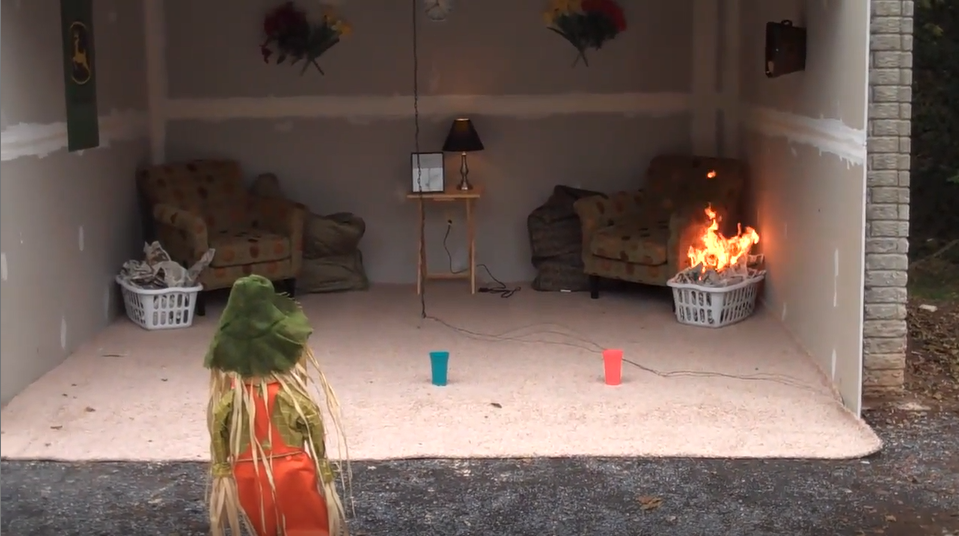
#> input picture single_frame.png, 959 x 536 px, given as the content of the folder DA/algorithms/review_object_detection_metrics/firenet/images, which was not available
$ python fire_detect_dilate_mAP.py
#> lines starting #> are read from the running program, lines starting #| are printed output that depends on the picture; after the words box and inside, x2 and y2 are one past the last pixel; in counts of white or black regions, pixels touching at a corner belong together; pictures that were not available may be replaced by others from this repository, and a replacement may not be noted
#> further down, img is the input picture: shape (536, 959, 3); mean B, G, R 86.2, 93.8, 111.8
#########################
#ECE 183DA Team Melpomene
#########################
#5th iteration of fire detection model that now combines the colormasking and haar classifier
#edited the lower and upper bounds for the colormask as well

import numpy as np
import cv2
import time
import os
import matplotlib.pyplot as plt
import os
import re


def pascal_writer (filename, xmin, ymin, width, height):
    # create pascal voc writer (image_path, width, height)
    filename = os.path.splitext(filename)[0]
    with open('review_object_detection_metrics/detections/' + filename + '.txt', 'w') as f:
        write_path = 'fire 1 {} {} {} {}\n'.format(xmin, ymin, width, height)
        f.write(write_path)

#masking function
def create_mask_for_plant(image):
    image_hsv = cv2.cvtColor(image, cv2.COLOR_BGR2HSV)
#> image_hsv: shape (536, 959, 3); mean H, S, V 24.2, 64.3, 111.9

    lower_hsv = np.array([0,105,255]) #used to be [0,0,250]
    upper_hsv = np.array([30,220,255]) #used to be [30,220,250]

    mask = cv2.inRange(image_hsv, lower_hsv, upper_hsv)
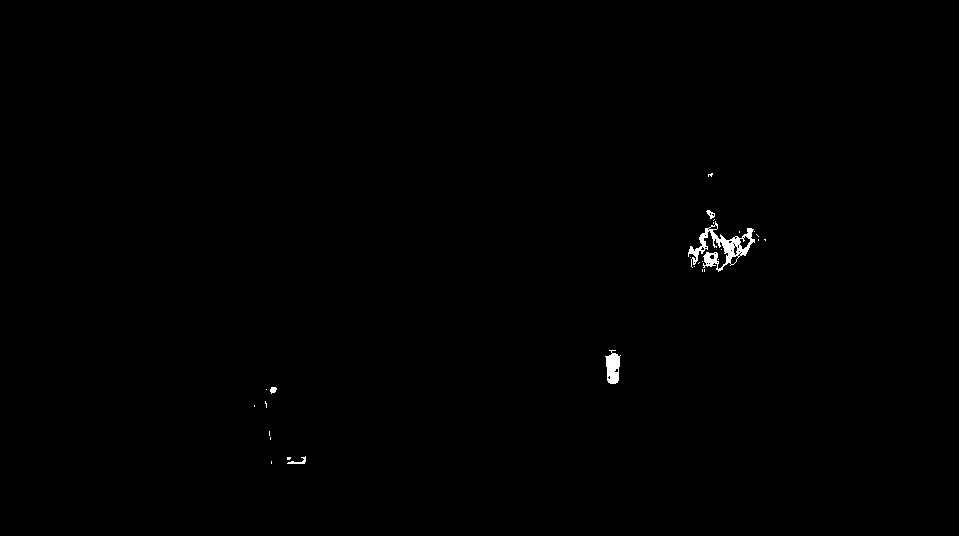
#> mask: shape (536, 959); 0.32% white; 28 white regions (23 under 20 px), largest, box (x1, y1, x2, y2) and area: (688, 221, 755, 272) 1066, (605, 350, 621, 384) 368, (287, 456, 306, 464) 56, (706, 210, 715, 219) 41, (270, 387, 277, 394) 35
    kernel = cv2.getStructuringElement(cv2.MORPH_ELLIPSE, (11,11))
    mask = cv2.morphologyEx(mask, cv2.MORPH_CLOSE, kernel)
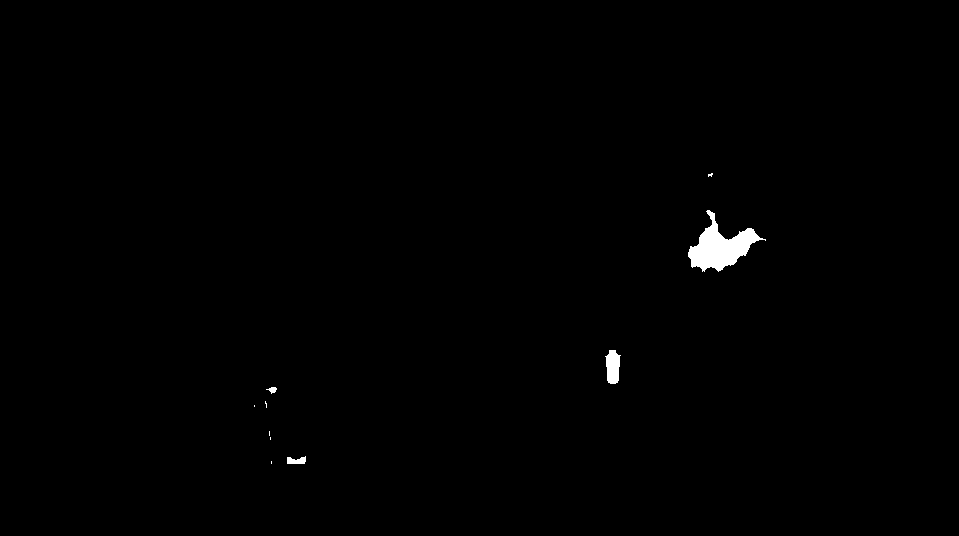
#> mask: shape (536, 959); 0.51% white; 10 white regions (6 under 20 px), largest, box (x1, y1, x2, y2) and area: (688, 210, 766, 272) 2031, (605, 350, 621, 384) 402, (287, 456, 306, 464) 112, (266, 387, 277, 394) 42

    return mask

#image segmentation function
def segment_image(image):
    mask = create_mask_for_plant(image)
    output = cv2.bitwise_and(image, image, mask = mask)
    return output/255

#sharpen the image
def sharpen_image(image):
    image_blurred = cv2.GaussianBlur(image, (0, 0), 3)
    image_sharp = cv2.addWeighted(image, 1.5, image_blurred, -0.5, 0)
    return image_sharp

#SINGLE IMAGE TEST#
#get an image
def image_test():
    image_file = r"C:\Users\Alex Chen\Google Drive (yoyohc10@g.ucla.edu)\Fourth Year 2021-2022\Winter Quarter\ECE183DA\algorithms\Fire Detection Algorithm\img (31).jpg"
    img = cv2.imread(image_file)
    #mask
    image_mask = create_mask_for_plant(img)
    #segmentation
    image_segmented = segment_image(img)
    #sharpen the image
    # image_sharpen = sharpen_image(image_segmented)

    cv2.imshow("image", image_mask)
    cv2.waitKey(0)
###################

# # function to get an image
# def read_img(filepath, size):
#     data_folder = "haar_trainer\008_cascade_classifier\fire-dataset\train\images"
#     img = image.load_img(os.path.join(data_folder, filepath), target_size=size)
#     #convert image to array
#     img = image.img_to_array(img)
#     return img


# cv2.imwrite("test.jpg", img)
# cv2.imwrite("image_seg.jpg", image_segmented)
# cv2.imwrite("image_sharpen.jpg", image_sharpen)

# fig, ax = plt.subplots(1, 4, figsize=(10, 5));
# plt.suptitle('SAMPLE PROCESSED IMAGE', x=0.5, y=0.8)
# plt.tight_layout()

# ax[0].set_title('ORIG.', fontsize=12)
# ax[1].set_title('MASK', fontsize=12)
# ax[2].set_title('SEGMENTED', fontsize=12)
# ax[3].set_title('SHARPEN', fontsize=12)


# ax[0].imshow((img/255).astype('uint8'));
# ax[1].imshow(image_mask.astype('uint8'));
# ax[2].imshow(image_segmented.astype('uint8'));
# ax[3].imshow(image_sharpen.astype('uint8'));

video_file = r"C:\Users\Alex Chen\Google Drive (yoyohc10@g.ucla.edu)\Fourth Year 2021-2022\Winter Quarter\ECE183DA\algorithms\Fire Detection Algorithm\tree_fire_Trim.mp4"
pos_dir = r"C:\Users\Alex Chen\Google Drive (yoyohc10@g.ucla.edu)\Fourth Year 2021-2022\Winter Quarter\ECE183DA\algorithms\review_object_detection_metrics\firenet\images"
sorted = os.listdir(pos_dir)
# print(sorted)
# cap = cv2.VideoCapture(video_file) #start video capturing
for filename in sorted:    # make_480p()
    file = os.path.join(pos_dir, filename)
    img = cv2.imread(file)
    image_mask = create_mask_for_plant(img)
    #segmentation
    # image_segmented = segment_image(img)
    #sharpen the image
    # image_sharpen = sharpen_image(image_segmented)
    # cv2.imshow('img', image_segmented)
    kernel_dilation = np.ones((3,3), np.uint8)
    dilation = cv2.dilate(image_mask, kernel_dilation, iterations=14)
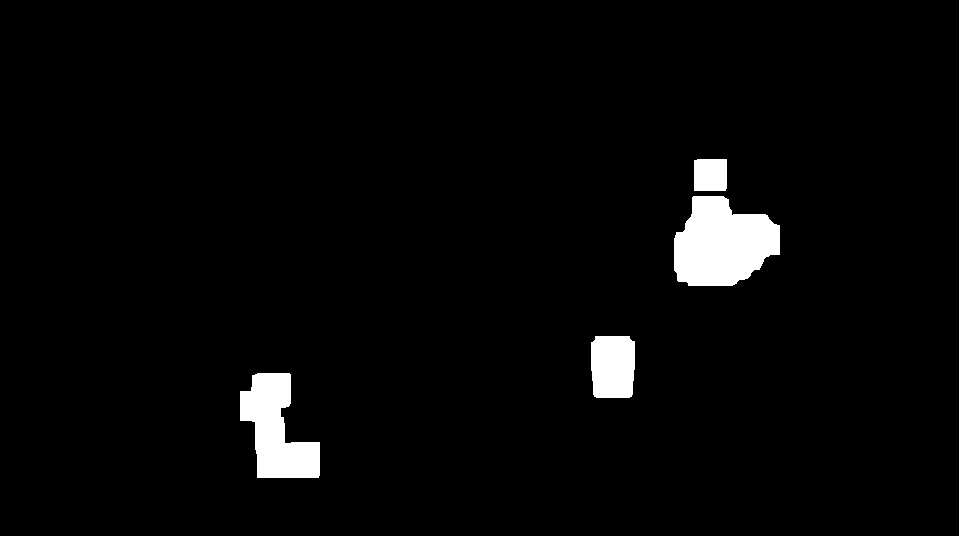
#> dilation: shape (536, 959); 3.1% white; 4 white regions
    ret, thresh = cv2.threshold(dilation, 127, 255, 0)
    contours, hierarchy = cv2.findContours(thresh, cv2.RETR_EXTERNAL, cv2.CHAIN_APPROX_NONE)
#> contours = 4 contours; box (x1, y1, x2, y2) and area: (674, 196, 780, 286) 6904, (240, 373, 320, 478) 4825, (591, 336, 635, 398) 2488, (694, 159, 727, 191) 988
    if len(contours) != 0:
        cnt = contours[0]
#> cnt = contour of 370 points, box (x1, y1, x2, y2) (240, 373, 320, 478), area 4825
        max_area = cv2.contourArea(cnt)
#> max_area = 4825
        for cont in contours:
            if cv2.contourArea(cont) > max_area:
                cnt = cont
                max_area = cv2.contourArea(cont)
#> this loop made 4 passes
#> max_area on pass 3: 6904
#> after the loop, cnt = contour of 332 points, box (x1, y1, x2, y2) (674, 196, 780, 286), area 6904; max_area = 6904

        cv2.drawContours(img, [cnt], 0, (255, 255, 0), 3)
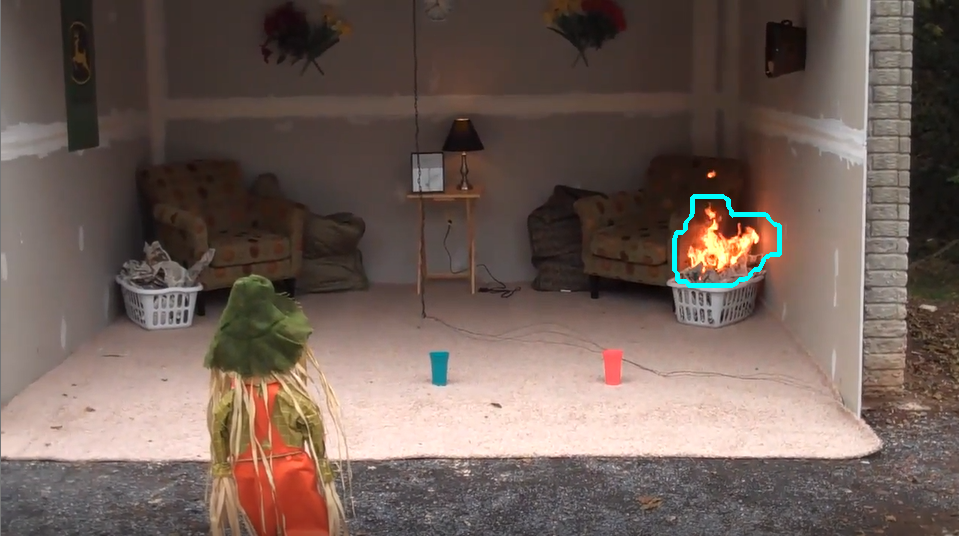
#> img: shape (536, 959, 3); 0.32% of pixels changed, all inside (x1, y1, x2, y2) = (672, 194, 782, 288)
        # # draw in blue the contours that were founded
        # cv2.drawContours(img, contours, -1, 255, 3)

        # # find the biggest countour (c) by the area
        # c = max(cnt, key = cv2.contourArea)
        x,y,w,h = cv2.boundingRect(cnt)
#> x = 674; y = 196; w = 106; h = 90
        pascal_writer(filename, x,y,w,h)
        # [11 lines of commented-out code are left out]
